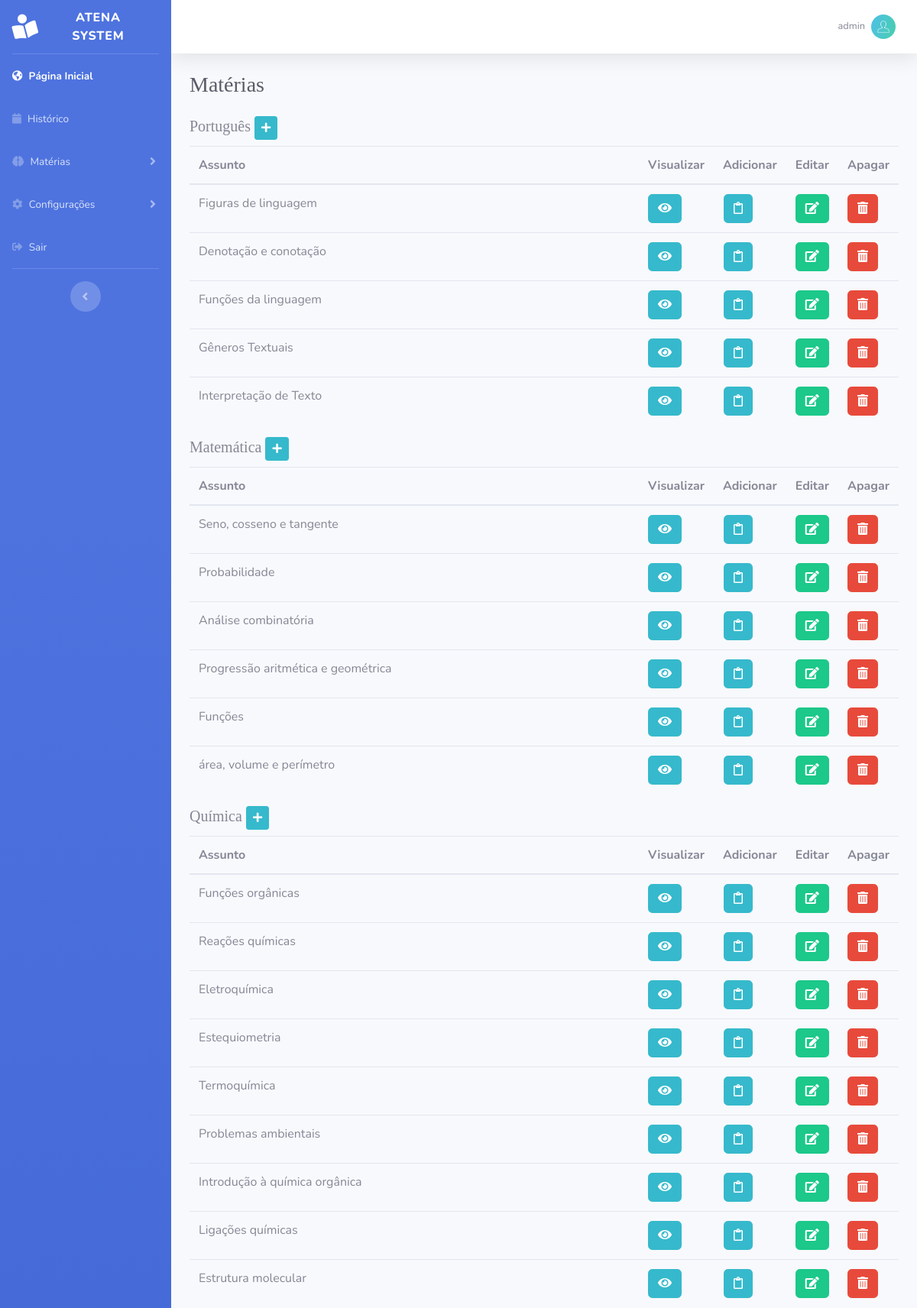
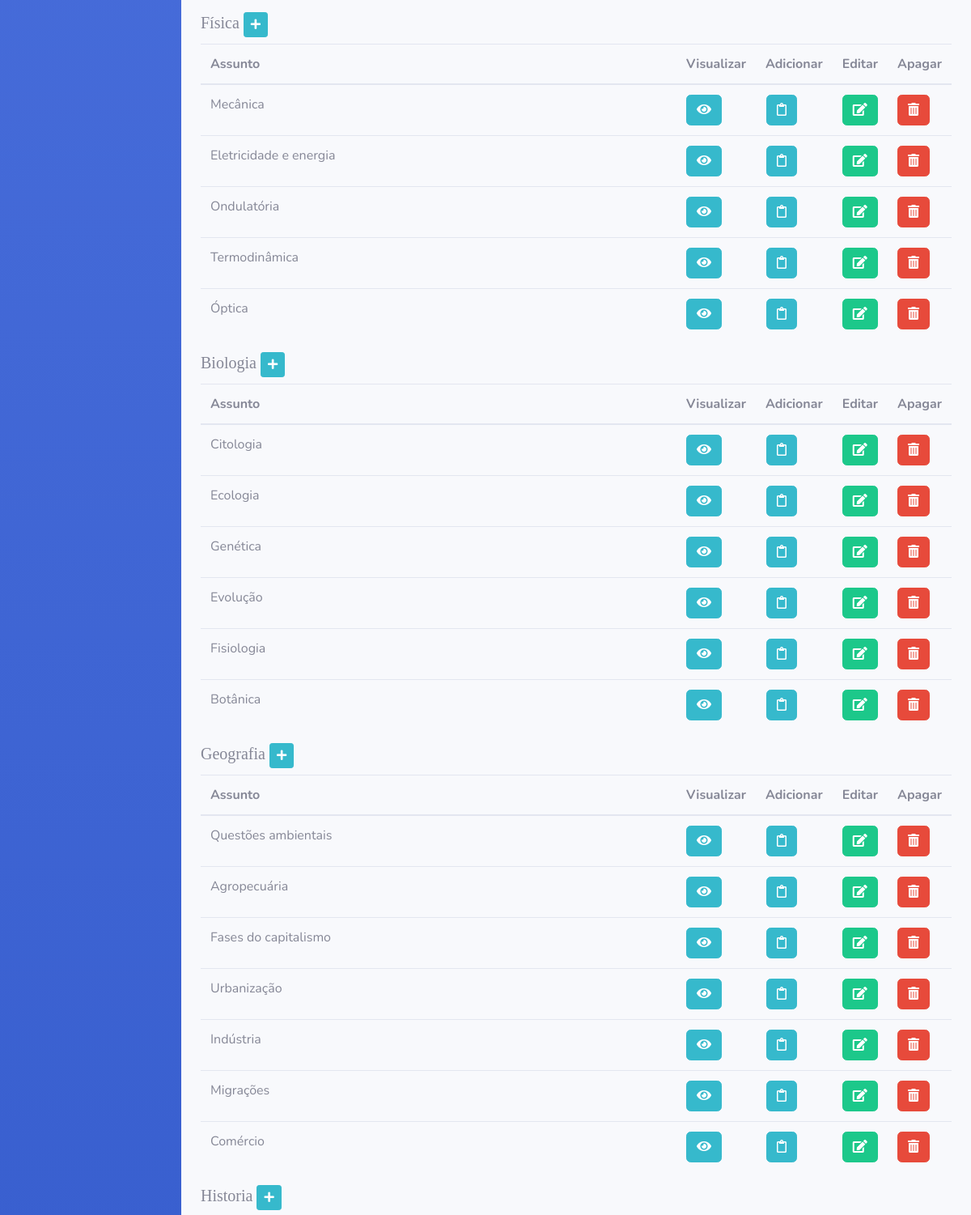
Screenshot of /View/materias.php (signed in, upper part) with the database file from the repository (2 pictures, top to bottom).
### tables this page shows
CREATE TABLE `materias` (
  `cod` int(11) NOT NULL,
  `nome` varchar(100) DEFAULT NULL
);

CREATE TABLE `assuntos` (
  `cod` int(11) NOT NULL,
  `nome` varchar(100) DEFAULT NULL,
  `fk_materias_cod` int(11) DEFAULT NULL
);

### Controler/MateriaDAO.php (called while the page is built, shortened)
<?php
class MateriaDAO{
	public function listarTodos(){
		include("../Config/conexao.php");
		$sql = 'SELECT * FROM materias';
		$consulta = $conexao->prepare($sql);
		$consulta->execute();
		return ($consulta->fetchAll(PDO::FETCH_ASSOC));
	}
}
?>

### Controler/AssuntoDAO.php (called while the page is built, shortened)
<?php
class AssuntoDAO{
	public function carregar($cod){
		include("../Config/conexao.php");
		$sql = 'SELECT * FROM assuntos WHERE fk_materias_cod = :cod';
		$consulta = $conexao->prepare($sql);
		$consulta->bindValue(":cod",$cod);
		$consulta->execute();
		return ($consulta->fetchAll(PDO::FETCH_ASSOC));
	}
}
?>

### View/materias.php (the view, shortened to what this page needs)
<?php
include '../Controler/MateriaDAO.php';
include '../Controler/AssuntoDAO.php';
$materias_obj = new MateriaDAO;
$assunto_obj = new AssuntoDAO;
$materias = $materias_obj->listarTodos();
?>
<!DOCTYPE html>
<html lang="en">
<head>
	<link href="vendor/fontawesome-free/css/all.min.css" rel="stylesheet" type="text/css">
	<link href="css/sb-admin-2.min.css" rel="stylesheet">
	<link href="css/style.css" rel="stylesheet">
</head>
<body id="page-top">
	<div id="wrapper">
		<ul class="navbar-nav bg-gradient-primary sidebar sidebar-dark accordion" id="accordionSidebar">
			<a class="sidebar-brand d-flex align-items-center justify-content-center" href="main.php">
				<div class="sidebar-brand-icon rotate-n-15">
					<i class="fas fa-book-reader"></i>
				</div>
				<div class="sidebar-brand-text mx-3">Atena System</div>
			</a>
			<hr class="sidebar-divider my-0">
			<li class="nav-item active">
				<a class="nav-link" href="main.php">
					<i class="fas fa-globe-americas"></i>
					<span>Página Inicial</span></a>
				</li>
				<li class="nav-item">
					<a class="nav-link" href="historico.php">
						<i class="fas fa-calendar"></i>
						<span>Histórico</span></a>
					</li>
				<li class="nav-item">
					<a class="nav-link collapsed" href="#" data-toggle="collapse" data-target="#collapsePages" aria-expanded="true" aria-controls="collapsePages">
						<i class="fas fa-brain"></i>
						<span>Matérias</span>
					</a>
				</li>
				<li class="nav-item">
					<a class="nav-link collapsed" href="#" data-toggle="collapse" data-target="#collapsePages2" aria-expanded="true" aria-controls="collapsePages">
						<i class="fas fa-cog"></i>
						<span>Configurações</span>
					</a>
				</li>
				<li class="nav-item">
					<a class="nav-link" id="btn_sair" href="#"><i class="fas fa-sign-out-alt"></i>
						<span>Sair</span></a>
					</li>
					<hr class="sidebar-divider d-none d-md-block">
					<div class="text-center d-none d-md-inline">
						<button class="rounded-circle border-0" id="sidebarToggle"></button>
					</div>
				</ul>
				<div id="content-wrapper" class="d-flex flex-column">
					<div id="content">
						<nav class="navbar navbar-expand navbar-light bg-white topbar mb-4 static-top shadow">
							<ul class="navbar-nav ml-auto">
								<li class="nav-item dropdown no-arrow">
									<a class="nav-link dropdown-toggle" href="#" id="userDropdown" role="button" data-toggle="dropdown" aria-haspopup="true" aria-expanded="false">
										<span class="mr-2 d-none d-lg-inline text-gray-600 small"><?php echo($_SESSION['usuario']['user']);?></span>
										<img class="img-profile rounded-circle" src="img/profile.png">
									</a>
								</li>
							</ul>
						</nav>
						<div class="container-fluid">
							<div class="d-sm-flex align-items-center justify-content-between mb-4">
								<h1 class="h3 mb-0 text-gray-800">Matérias</h1>
							</div>
						</div>
						<div class="container-fluid">
							<?php
							foreach ($materias as $materia) {
								$assuntos = $assunto_obj->carregar($materia['cod']);
								echo("<table class='table '>");
								echo("<thead>");
								echo("<h5>".$materia['nome']."  <button type='button' onclick='H(".$materia['cod'] .")'class='btn btn-info btn-sm '><i class='fas fa-plus'></i></button>");
								echo("<tr>");
								echo("<th width='75%'; scope='col'>Assunto</th>");
								echo("<th scope='col'>Visualizar</th>");
								echo("<th scope='col'>Adicionar</th>");
								echo("<th scope='col'>Editar</th>");
								echo("<th scope='col'>Apagar</th>");
								echo("</tr>");
								echo("</thead>");
								echo("<tbody>");
								foreach ($assuntos as $assunto) {
									echo("<tr>");
									echo("<td scope='row'>".$assunto['nome']."</td>");
									echo("<td><button type='button' onclick='S(".$assunto['cod'].")' class='btn btn-info'><i class='fas fa-eye'></i></button></td>");
									echo('<td><form method="POST" id="form_p"> <button type="button" onclick="G('.$assunto['cod'].')" value="'.$assunto['cod'].'" class="btn btn-info " style="margin-left:1px;"><i class="far fa-clipboard"></i></button></h5><input type="hidden" name="inpt_q" id="inpt_q" value=""> </td>');
									echo("<td><button type='button' onclick='A(".$assunto['cod'].','.'"'.$assunto['nome'].'"'.")' class='btn btn-success'><i class='fas fa-edit'></i></button></td>");
									echo("<td><button type='button' onclick='P(".$assunto['cod'].")' class='btn btn-danger'><i class='fas fa-trash-alt'></i></button></td>");
									echo("</tr>");
								}
								echo("</tbody>");
								echo("</table>");
							}
							?>
						</div>
					</div>
				</div>
		</body>
		</html>

### View/css/style.css (style rules this page uses)
h1,h2,h3,h4 { font-family: Archive-Regular; }
h5,h6 { font-family: Qontra; }

### rows the page displays
materias: nome "Português"
assuntos: nome "Figuras de linguagem", $assunto['cod'] 103 (drawn)
assuntos: nome "Denotação e conotação", $assunto['cod'] 104 (drawn)
assuntos: nome "Funções da linguagem", $assunto['cod'] 105 (drawn)
assuntos: nome "Gêneros Textuais", $assunto['cod'] 106 (drawn)
assuntos: nome "Interpretação de Texto", $assunto['cod'] 109 (drawn)
materias: nome "Matemática"
assuntos: nome "Seno, cosseno e tangente", $assunto['cod'] 19 (drawn)
assuntos: nome "Probabilidade", $assunto['cod'] 20 (drawn)
assuntos: nome "Análise combinatória", $assunto['cod'] 21 (drawn)
assuntos: nome "Progressão aritmética e geométrica", $assunto['cod'] 22 (drawn)
assuntos: nome "Funções", $assunto['cod'] 107 (drawn)
assuntos: nome "área, volume e perímetro", $assunto['cod'] 108 (drawn)
materias: nome "Química"
assuntos: nome "Funções orgânicas", $assunto['cod'] 7 (drawn)
assuntos: nome "Reações químicas", $assunto['cod'] 8 (drawn)
assuntos: nome "Eletroquímica", $assunto['cod'] 9 (drawn)
assuntos: nome "Estequiometria", $assunto['cod'] 10 (drawn)
assuntos: nome "Termoquímica", $assunto['cod'] 11 (drawn)
assuntos: nome "Problemas ambientais", $assunto['cod'] 12 (drawn)
assuntos: nome "Introdução à química orgânica", $assunto['cod'] 13 (drawn)
assuntos: nome "Ligações químicas", $assunto['cod'] 14 (drawn)
assuntos: nome "Estrutura molecular", $assunto['cod'] 16 (drawn)
materias: nome "Física"
assuntos: nome "Mecânica", $assunto['cod'] 42 (drawn)
assuntos: nome "Eletricidade e energia", $assunto['cod'] 43 (drawn)
assuntos: nome "Ondulatória", $assunto['cod'] 44 (drawn)
assuntos: nome "Termodinâmica", $assunto['cod'] 45 (drawn)
assuntos: nome "Óptica", $assunto['cod'] 46 (drawn)
materias: nome "Biologia"
assuntos: nome "Citologia", $assunto['cod'] 47 (drawn)
assuntos: nome "Ecologia", $assunto['cod'] 48 (drawn)
assuntos: nome "Genética", $assunto['cod'] 49 (drawn)
assuntos: nome "Evolução", $assunto['cod'] 50 (drawn)
assuntos: nome "Fisiologia", $assunto['cod'] 51 (drawn)
assuntos: nome "Botânica", $assunto['cod'] 52 (drawn)
materias: nome "Geografia"
assuntos: nome "Questões ambientais", $assunto['cod'] 35 (drawn)
assuntos: nome "Agropecuária", $assunto['cod'] 36 (drawn)
assuntos: nome "Fases do capitalismo", $assunto['cod'] 37 (drawn)
assuntos: nome "Urbanização", $assunto['cod'] 38 (drawn)
assuntos: nome "Indústria", $assunto['cod'] 39 (drawn)
assuntos: nome "Migrações", $assunto['cod'] 40 (drawn)
assuntos: nome "Comércio", $assunto['cod'] 41 (drawn)
materias: nome "Historia"

### other values shown
$_SESSION['usuario']['user'] "admin"
